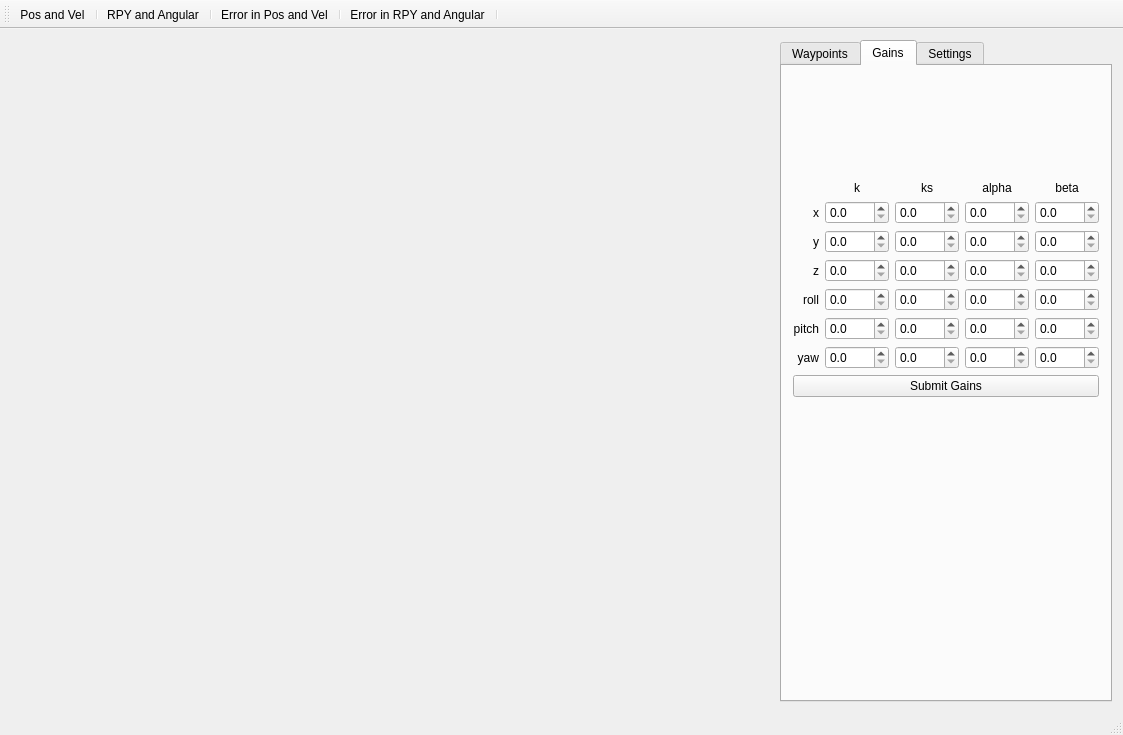
<?xml version="1.0" encoding="UTF-8"?>
<ui version="4.0">
 <class>MainWindow</class>
 <widget class="QMainWindow" name="MainWindow">
  <property name="geometry">
   <rect>
    <x>0</x>
    <y>0</y>
    <width>1123</width>
    <height>735</height>
   </rect>
  </property>
  <property name="windowTitle">
   <string>Trajectory Generation</string>
  </property>
  <widget class="QWidget" name="centralWidget">
   <layout class="QHBoxLayout" name="horizontalLayout_3" stretch="10,0">
    <item>
     <layout class="QVBoxLayout" name="verticalLayout_2">
      <item>
       <widget class="QwtPlot" name="qwtPlot1"/>
      </item>
      <item>
       <widget class="QwtPlot" name="qwtPlot2"/>
      </item>
     </layout>
    </item>
    <item>
     <widget class="QTabWidget" name="tabWidget">
      <property name="currentIndex">
       <number>1</number>
      </property>
      <widget class="QWidget" name="tab">
       <attribute name="title">
        <string>Waypoints</string>
       </attribute>
       <layout class="QHBoxLayout" name="horizontalLayout_2">
        <item>
         <layout class="QVBoxLayout" name="verticalLayout_3">
          <item>
           <spacer name="verticalSpacer">
            <property name="orientation">
             <enum>Qt::Vertical</enum>
            </property>
            <property name="sizeHint" stdset="0">
             <size>
              <width>20</width>
              <height>40</height>
             </size>
            </property>
           </spacer>
          </item>
          <item>
           <layout class="QGridLayout" name="gridLayout">
            <item row="0" column="1">
             <widget class="QLineEdit" name="lineEditWayptX">
              <property name="text">
               <string>1.0</string>
              </property>
             </widget>
            </item>
            <item row="1" column="0">
             <widget class="QLabel" name="label_2">
              <property name="text">
               <string>WayPt Y</string>
              </property>
             </widget>
            </item>
            <item row="2" column="0">
             <widget class="QLabel" name="label_3">
              <property name="text">
               <string>Waypt Z</string>
              </property>
             </widget>
            </item>
            <item row="1" column="1">
             <widget class="QLineEdit" name="lineEditWayptY">
              <property name="text">
               <string>1.0</string>
              </property>
             </widget>
            </item>
            <item row="2" column="1">
             <widget class="QLineEdit" name="lineEditWayptZ">
              <property name="text">
               <string>1.0</string>
              </property>
             </widget>
            </item>
            <item row="3" column="0">
             <widget class="QLabel" name="label_4">
              <property name="text">
               <string>WayPt Pitch</string>
              </property>
             </widget>
            </item>
            <item row="3" column="1">
             <widget class="QLineEdit" name="lineEditWayptPitch">
              <property name="text">
               <string>0</string>
              </property>
             </widget>
            </item>
            <item row="4" column="1">
             <widget class="QLineEdit" name="lineEditWayptYaw">
              <property name="text">
               <string>0</string>
              </property>
             </widget>
            </item>
            <item row="4" column="0">
             <widget class="QLabel" name="label_5">
              <property name="text">
               <string>WayPt Yaw</string>
              </property>
             </widget>
            </item>
            <item row="0" column="0">
             <widget class="QLabel" name="label">
              <property name="text">
               <string>WayPt X</string>
              </property>
             </widget>
            </item>
           </layout>
          </item>
          <item>
           <layout class="QHBoxLayout" name="horizontalLayout">
            <item>
             <widget class="QPushButton" name="btnSubmitWaypt">
              <property name="text">
               <string>Submit Waypt</string>
              </property>
             </widget>
            </item>
            <item>
             <widget class="QPushButton" name="btnSubmitStart">
              <property name="text">
               <string>Submit Start</string>
              </property>
             </widget>
            </item>
            <item>
             <widget class="QPushButton" name="btnCallUpdate">
              <property name="text">
               <string>Call Update</string>
              </property>
             </widget>
            </item>
           </layout>
          </item>
          <item>
           <spacer name="verticalSpacer_2">
            <property name="orientation">
             <enum>Qt::Vertical</enum>
            </property>
            <property name="sizeHint" stdset="0">
             <size>
              <width>20</width>
              <height>40</height>
             </size>
            </property>
           </spacer>
          </item>
         </layout>
        </item>
       </layout>
      </widget>
      <widget class="QWidget" name="tab_4">
       <attribute name="title">
        <string>Gains</string>
       </attribute>
       <layout class="QVBoxLayout" name="verticalLayout_6">
        <item>
         <layout class="QVBoxLayout" name="verticalLayout_4">
          <item>
           <layout class="QGridLayout" name="gridLayout_4" columnstretch="1,0,0,0,0">
            <item row="0" column="2">
             <spacer name="verticalSpacer_3">
              <property name="orientation">
               <enum>Qt::Vertical</enum>
              </property>
              <property name="sizeHint" stdset="0">
               <size>
                <width>20</width>
                <height>40</height>
               </size>
              </property>
             </spacer>
            </item>
            <item row="1" column="3">
             <widget class="QLabel" name="label_32">
              <property name="text">
               <string>alpha</string>
              </property>
              <property name="alignment">
               <set>Qt::AlignCenter</set>
              </property>
             </widget>
            </item>
            <item row="2" column="1">
             <widget class="QDoubleSpinBox" name="spinBoxkx">
              <property name="decimals">
               <number>1</number>
              </property>
              <property name="maximum">
               <double>1000.000000000000000</double>
              </property>
             </widget>
            </item>
            <item row="2" column="0">
             <widget class="QLabel" name="label_20">
              <property name="text">
               <string>x</string>
              </property>
              <property name="alignment">
               <set>Qt::AlignRight|Qt::AlignTrailing|Qt::AlignVCenter</set>
              </property>
             </widget>
            </item>
            <item row="3" column="0">
             <widget class="QLabel" name="label_21">
              <property name="text">
               <string>y</string>
              </property>
              <property name="alignment">
               <set>Qt::AlignRight|Qt::AlignTrailing|Qt::AlignVCenter</set>
              </property>
             </widget>
            </item>
            <item row="3" column="1">
             <widget class="QDoubleSpinBox" name="spinBoxky">
              <property name="decimals">
               <number>1</number>
              </property>
              <property name="maximum">
               <double>1000.000000000000000</double>
              </property>
             </widget>
            </item>
            <item row="4" column="1">
             <widget class="QDoubleSpinBox" name="spinBoxkz">
              <property name="decimals">
               <number>1</number>
              </property>
              <property name="maximum">
               <double>1000.000000000000000</double>
              </property>
             </widget>
            </item>
            <item row="5" column="1">
             <widget class="QDoubleSpinBox" name="spinBoxkroll">
              <property name="decimals">
               <number>1</number>
              </property>
              <property name="maximum">
               <double>1000.000000000000000</double>
              </property>
             </widget>
            </item>
            <item row="6" column="1">
             <widget class="QDoubleSpinBox" name="spinBoxkpitch">
              <property name="decimals">
               <number>1</number>
              </property>
              <property name="maximum">
               <double>1000.000000000000000</double>
              </property>
             </widget>
            </item>
            <item row="7" column="1">
             <widget class="QDoubleSpinBox" name="spinBoxkyaw">
              <property name="decimals">
               <number>1</number>
              </property>
              <property name="maximum">
               <double>1000.000000000000000</double>
              </property>
             </widget>
            </item>
            <item row="4" column="0">
             <widget class="QLabel" name="label_22">
              <property name="text">
               <string>z</string>
              </property>
              <property name="alignment">
               <set>Qt::AlignRight|Qt::AlignTrailing|Qt::AlignVCenter</set>
              </property>
             </widget>
            </item>
            <item row="5" column="0">
             <widget class="QLabel" name="label_23">
              <property name="text">
               <string>roll</string>
              </property>
              <property name="alignment">
               <set>Qt::AlignRight|Qt::AlignTrailing|Qt::AlignVCenter</set>
              </property>
             </widget>
            </item>
            <item row="6" column="0">
             <widget class="QLabel" name="label_24">
              <property name="text">
               <string>pitch</string>
              </property>
              <property name="alignment">
               <set>Qt::AlignRight|Qt::AlignTrailing|Qt::AlignVCenter</set>
              </property>
             </widget>
            </item>
            <item row="7" column="0">
             <widget class="QLabel" name="label_25">
              <property name="text">
               <string>yaw</string>
              </property>
              <property name="alignment">
               <set>Qt::AlignRight|Qt::AlignTrailing|Qt::AlignVCenter</set>
              </property>
             </widget>
            </item>
            <item row="2" column="2">
             <widget class="QDoubleSpinBox" name="spinBoxksx">
              <property name="decimals">
               <number>1</number>
              </property>
              <property name="maximum">
               <double>1000.000000000000000</double>
              </property>
             </widget>
            </item>
            <item row="3" column="2">
             <widget class="QDoubleSpinBox" name="spinBoxksy">
              <property name="decimals">
               <number>1</number>
              </property>
              <property name="maximum">
               <double>1000.000000000000000</double>
              </property>
             </widget>
            </item>
            <item row="4" column="2">
             <widget class="QDoubleSpinBox" name="spinBoxksz">
              <property name="decimals">
               <number>1</number>
              </property>
              <property name="maximum">
               <double>1000.000000000000000</double>
              </property>
             </widget>
            </item>
            <item row="5" column="2">
             <widget class="QDoubleSpinBox" name="spinBoxksroll">
              <property name="decimals">
               <number>1</number>
              </property>
              <property name="maximum">
               <double>1000.000000000000000</double>
              </property>
             </widget>
            </item>
            <item row="6" column="2">
             <widget class="QDoubleSpinBox" name="spinBoxkspitch">
              <property name="decimals">
               <number>1</number>
              </property>
              <property name="maximum">
               <double>1000.000000000000000</double>
              </property>
             </widget>
            </item>
            <item row="7" column="2">
             <widget class="QDoubleSpinBox" name="spinBoxksyaw">
              <property name="decimals">
               <number>1</number>
              </property>
              <property name="maximum">
               <double>1000.000000000000000</double>
              </property>
             </widget>
            </item>
            <item row="2" column="3">
             <widget class="QDoubleSpinBox" name="spinBoxkax">
              <property name="decimals">
               <number>1</number>
              </property>
              <property name="maximum">
               <double>1000.000000000000000</double>
              </property>
             </widget>
            </item>
            <item row="2" column="4">
             <widget class="QDoubleSpinBox" name="spinBoxkbx">
              <property name="decimals">
               <number>1</number>
              </property>
              <property name="maximum">
               <double>1000.000000000000000</double>
              </property>
             </widget>
            </item>
            <item row="1" column="4">
             <widget class="QLabel" name="label_33">
              <property name="text">
               <string>beta</string>
              </property>
              <property name="alignment">
               <set>Qt::AlignCenter</set>
              </property>
             </widget>
            </item>
            <item row="1" column="2">
             <widget class="QLabel" name="label_34">
              <property name="text">
               <string>ks</string>
              </property>
              <property name="alignment">
               <set>Qt::AlignCenter</set>
              </property>
             </widget>
            </item>
            <item row="1" column="1">
             <widget class="QLabel" name="label_35">
              <property name="text">
               <string>k</string>
              </property>
              <property name="alignment">
               <set>Qt::AlignCenter</set>
              </property>
             </widget>
            </item>
            <item row="3" column="3">
             <widget class="QDoubleSpinBox" name="spinBoxkay">
              <property name="decimals">
               <number>1</number>
              </property>
              <property name="maximum">
               <double>1000.000000000000000</double>
              </property>
             </widget>
            </item>
            <item row="4" column="3">
             <widget class="QDoubleSpinBox" name="spinBoxkaz">
              <property name="decimals">
               <number>1</number>
              </property>
              <property name="maximum">
               <double>1000.000000000000000</double>
              </property>
             </widget>
            </item>
            <item row="5" column="3">
             <widget class="QDoubleSpinBox" name="spinBoxkaroll">
              <property name="decimals">
               <number>1</number>
              </property>
              <property name="maximum">
               <double>1000.000000000000000</double>
              </property>
             </widget>
            </item>
            <item row="6" column="3">
             <widget class="QDoubleSpinBox" name="spinBoxkapitch">
              <property name="decimals">
               <number>1</number>
              </property>
              <property name="maximum">
               <double>1000.000000000000000</double>
              </property>
             </widget>
            </item>
            <item row="7" column="3">
             <widget class="QDoubleSpinBox" name="spinBoxkayaw">
              <property name="decimals">
               <number>1</number>
              </property>
              <property name="maximum">
               <double>1000.000000000000000</double>
              </property>
             </widget>
            </item>
            <item row="3" column="4">
             <widget class="QDoubleSpinBox" name="spinBoxkby">
              <property name="decimals">
               <number>1</number>
              </property>
              <property name="maximum">
               <double>1000.000000000000000</double>
              </property>
             </widget>
            </item>
            <item row="4" column="4">
             <widget class="QDoubleSpinBox" name="spinBoxkbz">
              <property name="decimals">
               <number>1</number>
              </property>
              <property name="maximum">
               <double>1000.000000000000000</double>
              </property>
             </widget>
            </item>
            <item row="5" column="4">
             <widget class="QDoubleSpinBox" name="spinBoxkbroll">
              <property name="decimals">
               <number>1</number>
              </property>
              <property name="maximum">
               <double>1000.000000000000000</double>
              </property>
             </widget>
            </item>
            <item row="6" column="4">
             <widget class="QDoubleSpinBox" name="spinBoxkbpitch">
              <property name="decimals">
               <number>1</number>
              </property>
              <property name="maximum">
               <double>1000.000000000000000</double>
              </property>
             </widget>
            </item>
            <item row="7" column="4">
             <widget class="QDoubleSpinBox" name="spinBoxkbyaw">
              <property name="decimals">
               <number>1</number>
              </property>
              <property name="maximum">
               <double>1000.000000000000000</double>
              </property>
             </widget>
            </item>
           </layout>
          </item>
          <item>
           <widget class="QPushButton" name="btnSubmitGains">
            <property name="text">
             <string>Submit Gains</string>
            </property>
           </widget>
          </item>
          <item>
           <spacer name="verticalSpacer_7">
            <property name="orientation">
             <enum>Qt::Vertical</enum>
            </property>
            <property name="sizeHint" stdset="0">
             <size>
              <width>20</width>
              <height>40</height>
             </size>
            </property>
           </spacer>
          </item>
         </layout>
        </item>
       </layout>
      </widget>
      <widget class="QWidget" name="tab_3">
       <attribute name="title">
        <string>Settings</string>
       </attribute>
       <layout class="QVBoxLayout" name="verticalLayout">
        <item>
         <widget class="QPushButton" name="btnToggleActual">
          <property name="text">
           <string>Toggle Actual Data</string>
          </property>
         </widget>
        </item>
       </layout>
      </widget>
     </widget>
    </item>
   </layout>
  </widget>
  <widget class="QMenuBar" name="menuBar">
   <property name="geometry">
    <rect>
     <x>0</x>
     <y>0</y>
     <width>1123</width>
     <height>25</height>
    </rect>
   </property>
  </widget>
  <widget class="QToolBar" name="mainToolBar">
   <attribute name="toolBarArea">
    <enum>TopToolBarArea</enum>
   </attribute>
   <attribute name="toolBarBreak">
    <bool>false</bool>
   </attribute>
   <addaction name="actionPOS"/>
   <addaction name="separator"/>
   <addaction name="actionRPY_Data"/>
   <addaction name="separator"/>
   <addaction name="actionPos_Vel_Error"/>
   <addaction name="separator"/>
   <addaction name="actionActionErrorRPY"/>
   <addaction name="separator"/>
  </widget>
  <widget class="QStatusBar" name="statusBar"/>
  <action name="actionRPY_Data">
   <property name="text">
    <string>RPY and Angular</string>
   </property>
  </action>
  <action name="actionPOS">
   <property name="text">
    <string>Pos and Vel</string>
   </property>
  </action>
  <action name="actionPos_Vel_Error">
   <property name="text">
    <string>Error in Pos and Vel</string>
   </property>
  </action>
  <action name="actionActionErrorRPY">
   <property name="text">
    <string>Error in RPY and Angular</string>
   </property>
  </action>
 </widget>
 <layoutdefault spacing="6" margin="11"/>
 <customwidgets>
  <customwidget>
   <class>QwtPlot</class>
   <extends>QFrame</extends>
   <header>qwt_plot.h</header>
  </customwidget>
 </customwidgets>
 <resources/>
 <connections/>
</ui>
